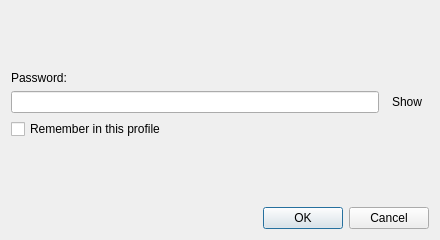
<?xml version="1.0" encoding="UTF-8"?>
<ui version="4.0">
 <class>AuthPromptDialog</class>
 <widget class="QDialog" name="AuthPromptDialog">
  <property name="geometry">
   <rect>
    <x>0</x>
    <y>0</y>
    <width>440</width>
    <height>240</height>
   </rect>
  </property>
  <property name="windowTitle">
   <string>Authentication</string>
  </property>
  <layout class="QVBoxLayout" name="verticalLayout">
   <item>
    <widget class="QLabel" name="labelTarget">
     <property name="font">
      <font>
       <bold>true</bold>
      </font>
     </property>
     <property name="text">
      <string/>
     </property>
     <property name="textInteractionFlags">
      <set>Qt::TextInteractionFlag::TextSelectableByMouse</set>
     </property>
    </widget>
   </item>
   <item>
    <widget class="QLabel" name="labelInstruction">
     <property name="text">
      <string/>
     </property>
     <property name="wordWrap">
      <bool>true</bool>
     </property>
    </widget>
   </item>
   <item>
    <widget class="QLabel" name="labelAttempt">
     <property name="text">
      <string/>
     </property>
     <property name="wordWrap">
      <bool>true</bool>
     </property>
    </widget>
   </item>
   <item>
    <widget class="QLabel" name="labelPrompt">
     <property name="text">
      <string>Password:</string>
     </property>
     <property name="wordWrap">
      <bool>true</bool>
     </property>
    </widget>
   </item>
   <item>
    <layout class="QHBoxLayout" name="responseLayout">
     <item>
      <widget class="QLineEdit" name="editResponse">
       <property name="echoMode">
        <enum>QLineEdit::EchoMode::Password</enum>
       </property>
      </widget>
     </item>
     <item>
      <widget class="QToolButton" name="buttonShow">
       <property name="toolTip">
        <string>Show the typed characters</string>
       </property>
       <property name="text">
        <string>Show</string>
       </property>
       <property name="checkable">
        <bool>true</bool>
       </property>
       <property name="autoRaise">
        <bool>true</bool>
       </property>
      </widget>
     </item>
    </layout>
   </item>
   <item>
    <widget class="QCheckBox" name="checkRemember">
     <property name="text">
      <string>Remember in this profile</string>
     </property>
    </widget>
   </item>
   <item>
    <widget class="QLabel" name="labelNote">
     <property name="text">
      <string/>
     </property>
     <property name="wordWrap">
      <bool>true</bool>
     </property>
    </widget>
   </item>
   <item>
    <spacer name="verticalSpacer">
     <property name="orientation">
      <enum>Qt::Orientation::Vertical</enum>
     </property>
     <property name="sizeHint" stdset="0">
      <size>
       <width>20</width>
       <height>8</height>
      </size>
     </property>
    </spacer>
   </item>
   <item>
    <widget class="QDialogButtonBox" name="buttonBox">
     <property name="orientation">
      <enum>Qt::Orientation::Horizontal</enum>
     </property>
     <property name="standardButtons">
      <set>QDialogButtonBox::StandardButton::Cancel|QDialogButtonBox::StandardButton::Ok</set>
     </property>
    </widget>
   </item>
  </layout>
 </widget>
 <tabstops>
  <tabstop>editResponse</tabstop>
  <tabstop>buttonShow</tabstop>
  <tabstop>checkRemember</tabstop>
 </tabstops>
 <resources/>
 <connections/>
</ui>
